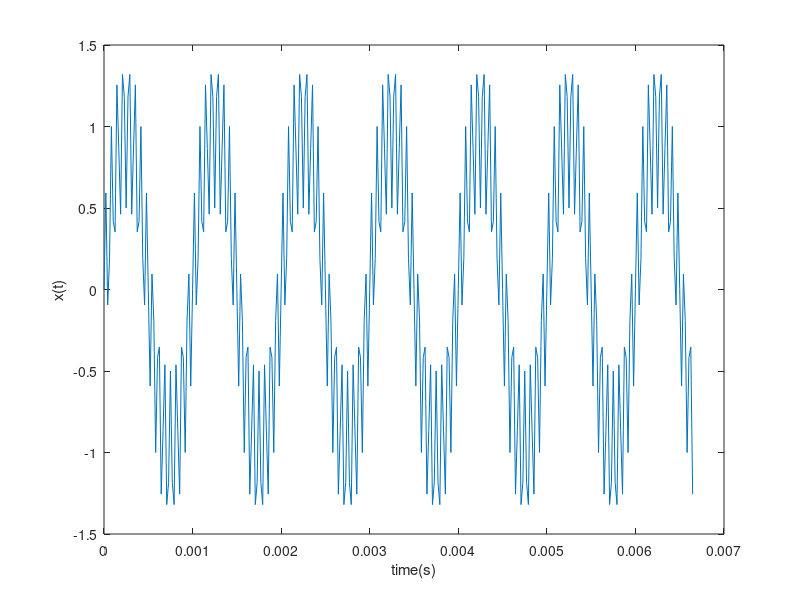
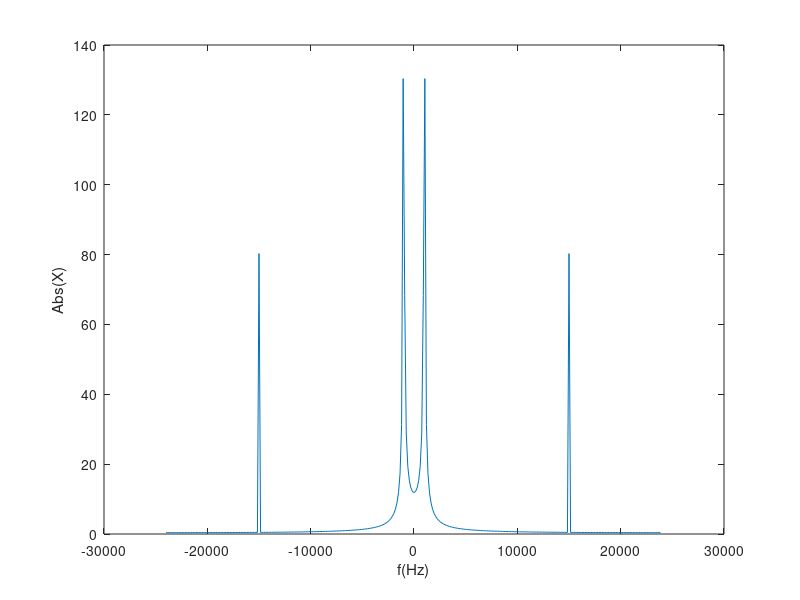
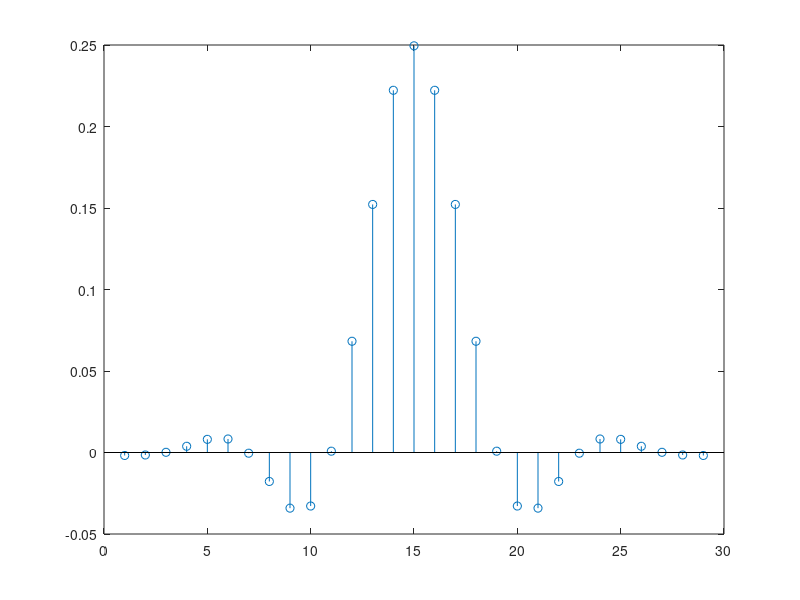
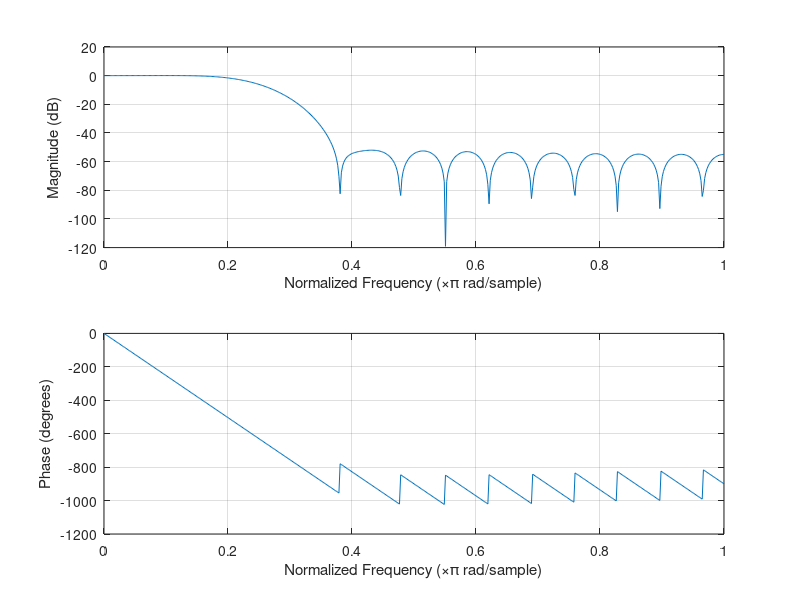

MATLAB code to generate these figures, in order:
rng('default')
fs = 48000;
n = 320;
t = 0:1/fs:(n-1)/fs;                      
x = 0.5 * sin(2*pi*15000*t) + sin(2*pi*1000*t);

figure(1)
plot(t, x)
xlabel('time(s)')
ylabel('x(t)')

y = fft(x);

y0 = fftshift(y);         
f0 = (-n/2:n/2-1)*(fs/n); 
power0 = abs(y0);    

figure(2)
plot(f0,power0)
xlabel('f(Hz)')
ylabel('Abs(X)')

h = fir1(28, 6/24);
figure(3)
stem(h)

figure(4)
freqz(h)

x_filtered = conv(x,h);
x_filtered = x_filtered(1:320);
figure(5)
plot(t, x_filtered)

y_filtered = fft(x_filtered);

y_filtered0 = fftshift(y_filtered);         
power_filtered0 = abs(y_filtered0);    

figure(6)
plot(f0,power_filtered0)
xlabel('f(Hz)')
ylabel('Abs(X_filtered)')


